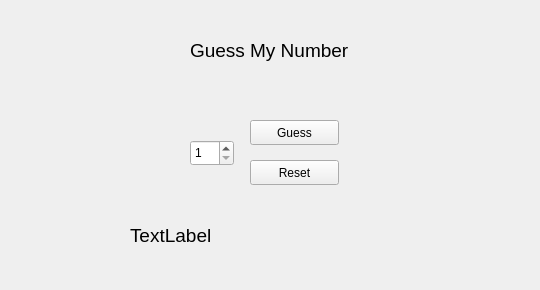
<?xml version="1.0" encoding="UTF-8"?>
<ui version="4.0">
 <class>Widget</class>
 <widget class="QWidget" name="Widget">
  <property name="geometry">
   <rect>
    <x>0</x>
    <y>0</y>
    <width>540</width>
    <height>290</height>
   </rect>
  </property>
  <property name="windowTitle">
   <string>Widget</string>
  </property>
  <widget class="QLabel" name="label">
   <property name="geometry">
    <rect>
     <x>190</x>
     <y>40</y>
     <width>161</width>
     <height>21</height>
    </rect>
   </property>
   <property name="font">
    <font>
     <pointsize>14</pointsize>
    </font>
   </property>
   <property name="text">
    <string>Guess My Number</string>
   </property>
  </widget>
  <widget class="QSpinBox" name="spinBox">
   <property name="geometry">
    <rect>
     <x>190</x>
     <y>140</y>
     <width>44</width>
     <height>26</height>
    </rect>
   </property>
   <property name="minimum">
    <number>1</number>
   </property>
   <property name="maximum">
    <number>10</number>
   </property>
  </widget>
  <widget class="QPushButton" name="guessButton">
   <property name="geometry">
    <rect>
     <x>250</x>
     <y>120</y>
     <width>89</width>
     <height>25</height>
    </rect>
   </property>
   <property name="text">
    <string>Guess</string>
   </property>
  </widget>
  <widget class="QPushButton" name="startOverButton">
   <property name="geometry">
    <rect>
     <x>250</x>
     <y>160</y>
     <width>89</width>
     <height>25</height>
    </rect>
   </property>
   <property name="text">
    <string>Reset</string>
   </property>
  </widget>
  <widget class="QLabel" name="messageLabel">
   <property name="geometry">
    <rect>
     <x>130</x>
     <y>220</y>
     <width>331</width>
     <height>31</height>
    </rect>
   </property>
   <property name="font">
    <font>
     <pointsize>14</pointsize>
    </font>
   </property>
   <property name="text">
    <string>TextLabel</string>
   </property>
  </widget>
 </widget>
 <resources/>
 <connections/>
</ui>
